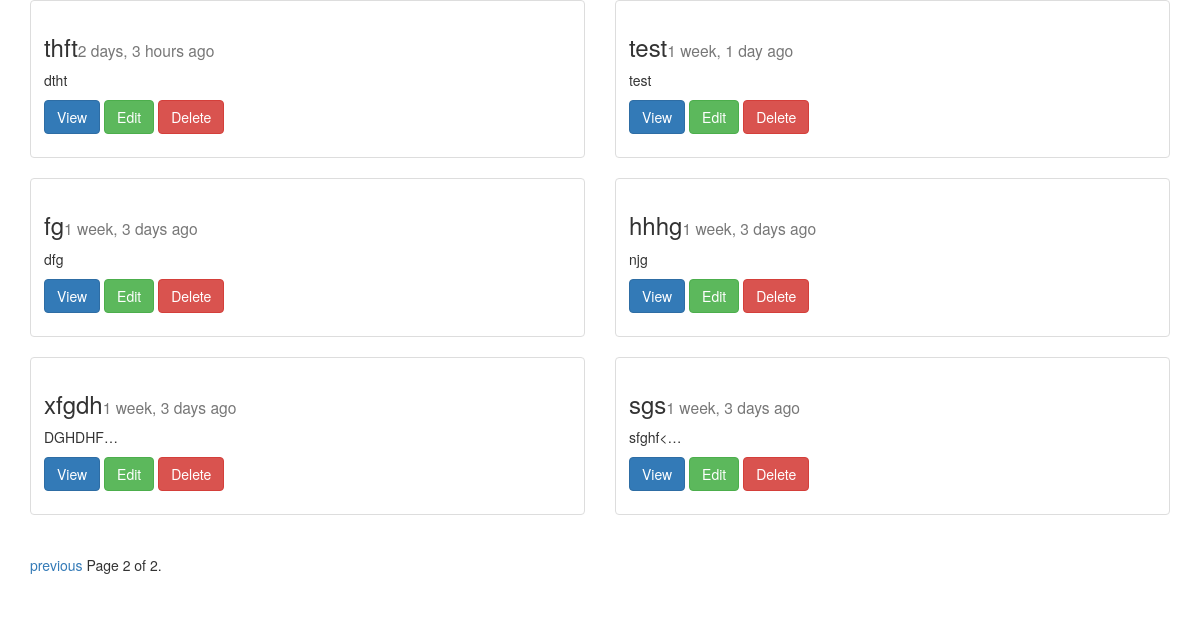
Page /posts/list/?page=2 on the earlier database version.
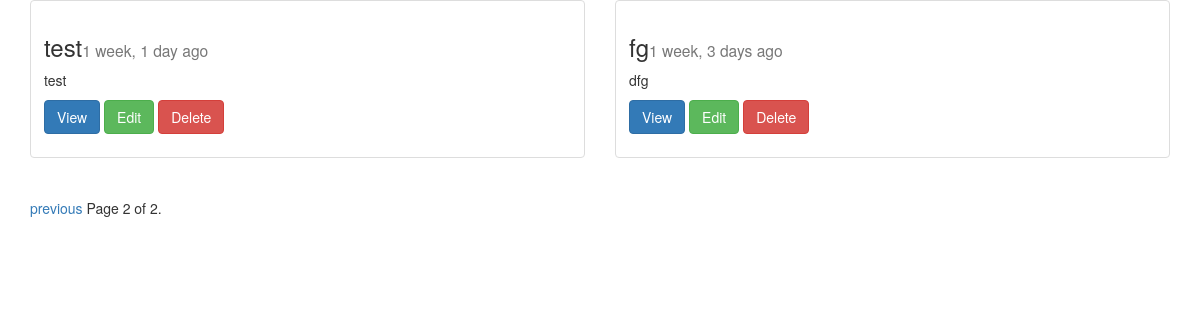
Same page on the later database version.
### posts/models.py (models this page shows)
class Post(models.Model):
	title = models.CharField(max_length=50)
	content = models.TextField()
	image = models.ImageField(upload_to="blog_image", null=True, blank=True)
	updated = models.DateTimeField(auto_now = True)
	timestamp =  models.DateTimeField(auto_now_add = True)
	def __str__(self):
		return self.title
	def get_absolute_url(self):
		return reverse ("posts:detail", kwargs = {"post_id": self.id})
	class Meta:
		ordering = ['-timestamp'] #for ordering everything by defult

### posts/views.py (the view)
def post_list(request):
	obj_list = Post.objects.all() #.order_by('-timestamp', 'title') to order for certine html
	paginator = Paginator(obj_list, 8) # Show 5 contacts per page
	page = request.GET.get('page')
	try:
		objs = paginator.page(page)
	except PageNotAnInteger:
		objs = paginator.page(1)
	except EmptyPage:
		objs = paginator.page(paginator.num_pages)
	context = {
	"post_list": objs,
	}
	return render(request, "post_list.html", context)

### posts/templates/post_list.html (shortened to what this page needs)
{% extends 'base.html' %}
{% block content %}
	<div class="row">
	{% for x in post_list %}
		<div class="col-sm-6">
			<div class="thumbnail">
      			<div class="caption">
       			 <h3>{{x.title}}<small>{{x.timestamp|timesince}} ago</small></h3>
      			  <p>{{x.content|linebreaks|truncatechars:10}}</p>
       			  <p>
		        	<a href="{{x.get_absolute_url}}" class="btn btn-primary">View</a>
					<a href="{% url 'posts:update' post_id=x.id %}" class="btn btn-success">Edit</a>
					<a href="{% url 'posts:delete' post_id=x.id %}" class="btn btn-danger">Delete</a>
        		</p>
     			</div>
    		</div>
    	</div>
	{% endfor %}
	</div>
	<div class="pagination">
    <span class="step-links">
        {% if post_list.has_previous %}
            <a href="?page={{ post_list.previous_page_number }}">previous</a>
        {% endif %}
        <span class="current">
            Page {{ post_list.number }} of {{ post_list.paginator.num_pages }}.
        </span>
    </span>
</div>
{% endblock content %}

Differences in the rows shown:
no longer on this page (row unchanged): Post: title "thft", timestamp "2 days, 3 hours", content "dtht"
removed Post: title "hhhg", timestamp "1 week, 3 days", content "njg"
removed Post: title "xfgdh", timestamp "1 week, 3 days", content "DGHDHF…"
removed Post: title "sgs", timestamp "1 week, 3 days", content "sfghf<…"
